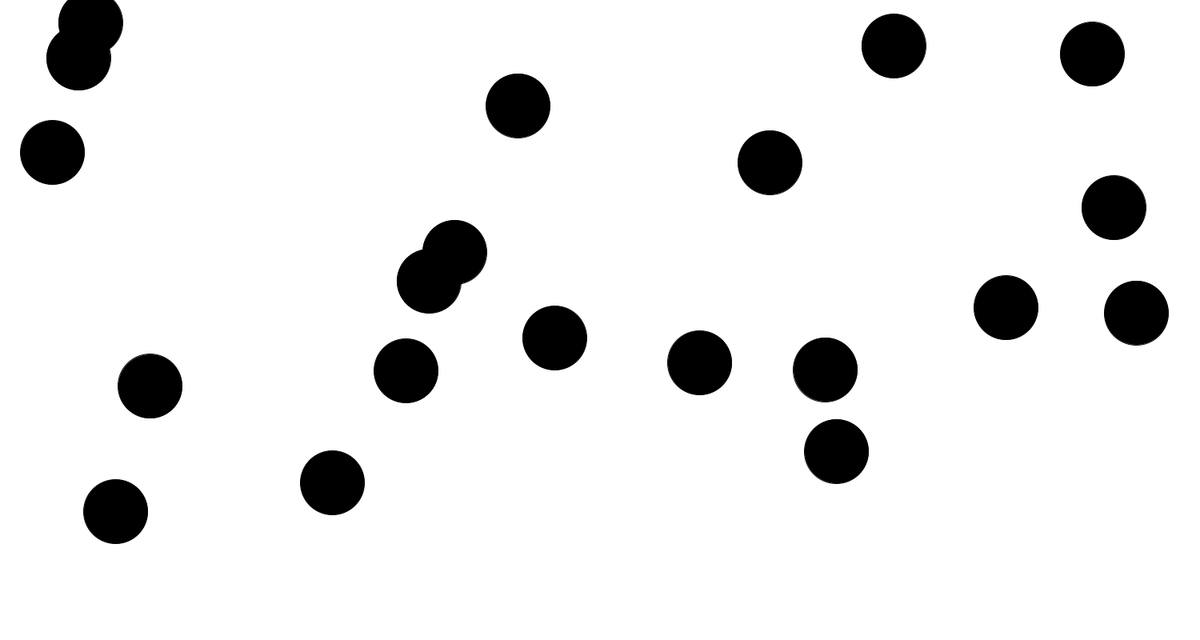
Frame 1 (no input)
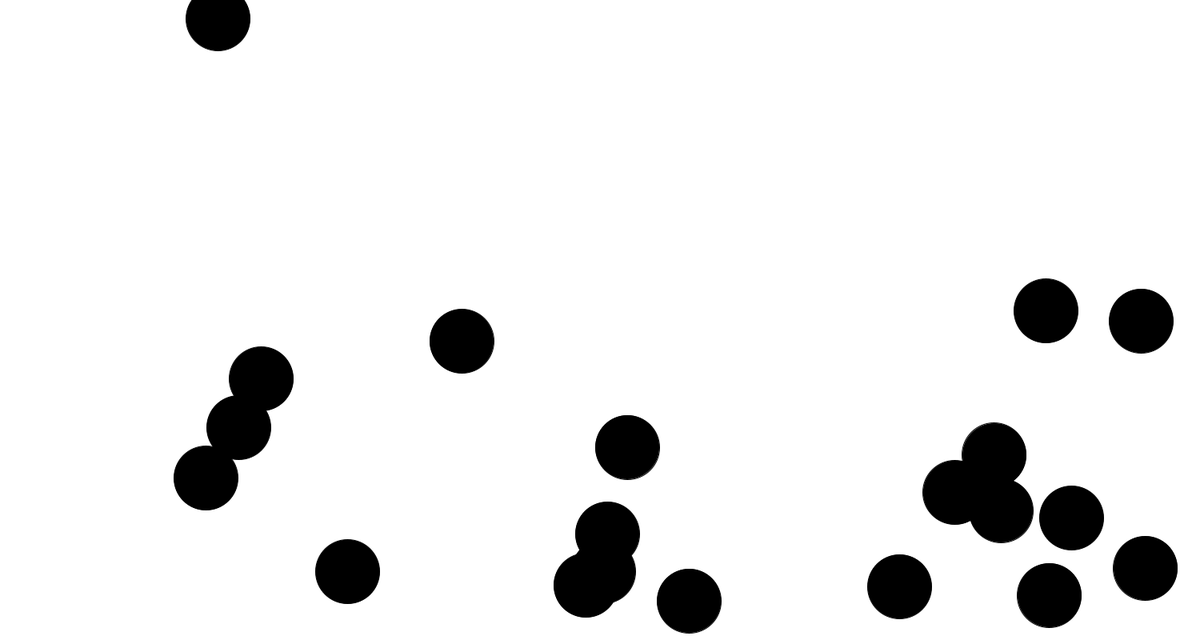
Frame 60 (the mouse pressed at the canvas centre just before this capture)
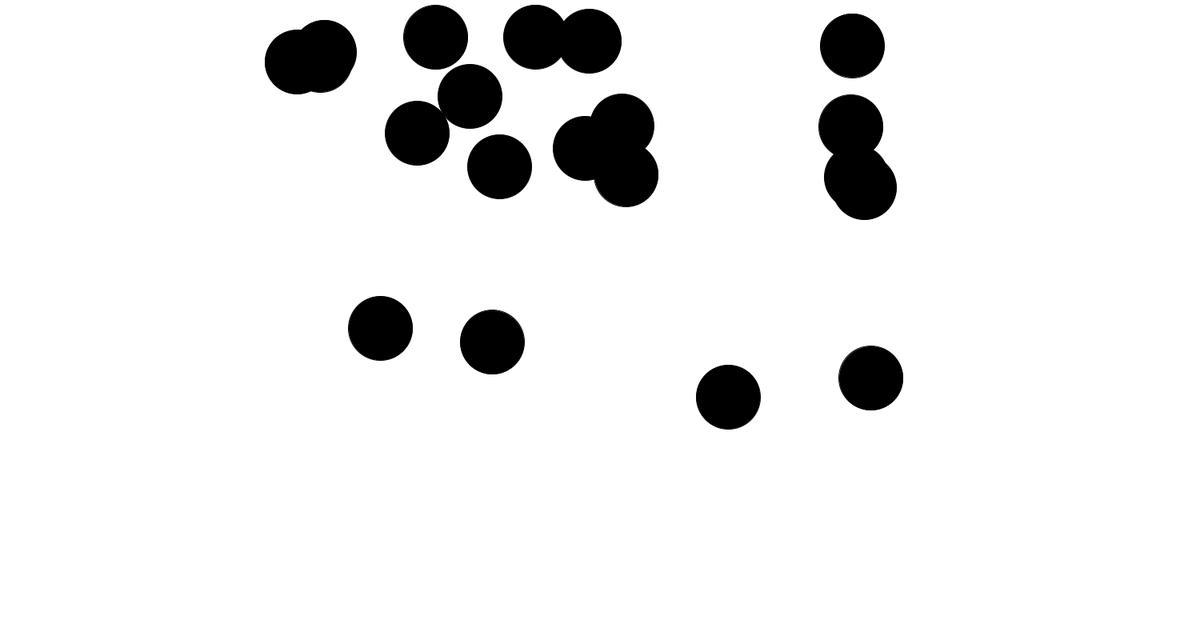
Frame 120 (the mouse held since frame 60 and released just before this capture)

The Processing sketch that drew these frames (run headless with seeded random() and noise(); from frame 60 on, the mouse is pressed at the canvas centre):

// Processing sketch: mouse_and_crash_ball
// ── mouse_and_crash_ball.pde
crash_ball []ball=new crash_ball[20];
float r=80;
void setup()
{
  size(1500,800);
  smooth();
  for(int i=0;i<=ball.length-1;i++)
  {
    ball[i]=new crash_ball(random(40,1459),random(0,759),random(2,5),random(5,9));
  }
  fill(0);
}
void draw()
{
  background(255);
  for(int i=0;i<=ball.length-1;i++)
  {
    ball[i].step();
    ball[i].show();
  }
}
// ── class_ball_crashmouse.pde
class crash_ball
{
  PVector location;
  PVector speed;
  PVector jspeed;
  crash_ball(float locationx,float locationy,float speedx,float speedy)
  {
    location=new PVector(locationx,locationy);
    speed =new PVector(speedx,speedy);
    jspeed=new PVector (random(-0.05,0.05),random(-0.05,0.05));
    
  }
  
  void step()
  {
    if(mouseX>40&&mouseX<1759&&mouseY>40&&mouseY<759)
    {
      if(location.x<mouseX)
      jspeed.x=0.5;
      if(location.x>mouseX)
      jspeed.x=-0.5;
      if(location.y<mouseY)
      jspeed.y=0.5;
      if(location.y>mouseY)
      jspeed.y=-0.5;
    }
    else
    {
      jspeed.x=random(-0.05,0.05);
      jspeed.y=random(-0.05,0.05);
    }
      
       if(speed.x>20)
       speed.x=20;
       if(speed.y>20)
       speed.y=20;
      speed.add(jspeed);
    location.add(speed);
  }
  
  void show()
  {
    if(location.x<40||location.x>1459)
      {
        speed.x*=-1; 
       }
      if(location.y<40||location.y>759)
      {
        speed.y*=-1; 
      }
   ellipse(location.x,location.y,r,r); 
  }
}
